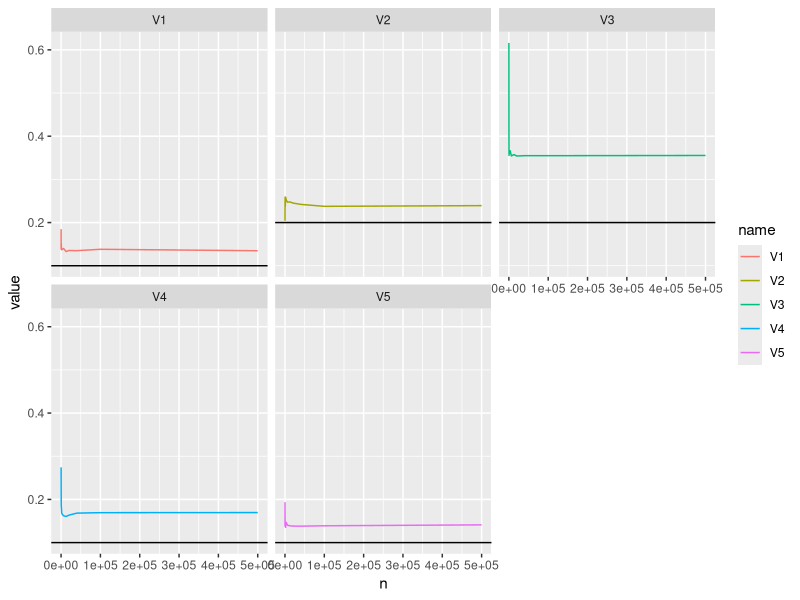

Write the R code that produced this figure.
set.seed(123)
library(GPArotation)
library(tidyverse)
# True loading matrix
lambda_true <- matrix(c(0.8,0,0.6,0,-0.5,0,0.8,0,0.7,0.6),
                      nrow=5,ncol=2) 
# True psi matrix
psi_true <- diag(c(0.1,0.2,0.2,0.1,0.1))
i <- 1
n_vec <- c(50,100,200,400,800,1600,3200,6400,12800,20000,40000,100000, 500000)
samples_all <- MASS::mvrnorm(n = max(n_vec), mu = rep(0, 5), 
                         Sigma = lambda_true %*% t(lambda_true) + psi_true)
psi_estimated <- matrix(0, nrow = length(n_vec), ncol = 5)
for (n in n_vec){
#n <- 100 # Number of observations
# Generate samples from the multivariate normal distribution
samples <- samples_all[1:n, ]

# Traditional two-step procedure
# MLE: 
mle_result <- factanal(factors = 2, 
                       covmat = cor(samples), rotation = 'none')
print(mle_result)
psi_estimated[i,] <- mle_result$uniquenesses

i <- i + 1
#loading_unrotated <- mle_result$loadings # MLE of loading matrix
#print(loading_unrotated)

# Rotation technique: Varimax
#rotated_result <- Varimax(loading_unrotated)
#loading_rotated <- rotated_result$loadings # rotation result
#loading_rotated[abs(loading_rotated) < 0.05] = 0 # omit too small loadings
#print(loading_rotated)
}
psi_estimated
as.data.frame(psi_estimated)
as.data.frame(psi_estimated) |> mutate(index = 1:n()) |> pivot_longer(-index)
psi_dataframe <- as.data.frame(psi_estimated) |> mutate(index = 1:n(), n = n_vec) |> pivot_longer( c(-index, -n))
ggplot(psi_dataframe, aes(n, value, color = name)) + geom_line() + geom_hline(aes(yintercept = value), 
                                                                                  data = data.frame(value = diag(psi_true), name = paste0('V', 1:5)))+ 
                                                                                    facet_wrap(~name)

                                                                                  